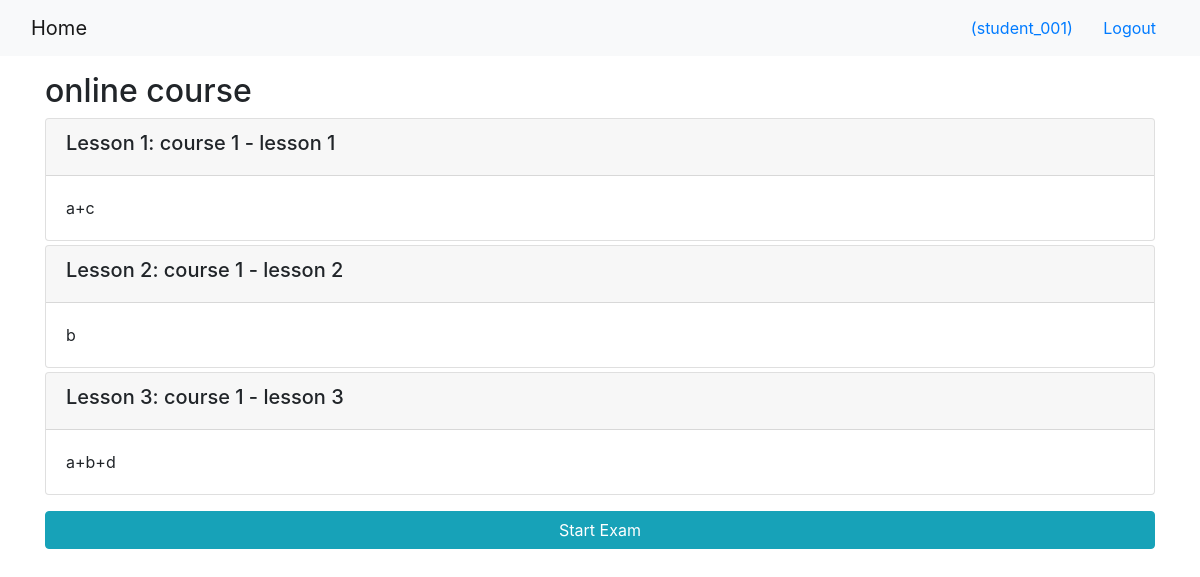
Page /onlinecourse/1/ (signed in) on the committed database.
### onlinecourse/models.py (models this page shows, shortened)
class Course(models.Model):
    name = models.CharField(null=False, max_length=30, default='online course')
    image = models.ImageField(upload_to='course_images/')
    description = models.CharField(max_length=1000)
    pub_date = models.DateField(null=True)
    instructors = models.ManyToManyField(Instructor)
    users = models.ManyToManyField(settings.AUTH_USER_MODEL, through='Enrollment')
    total_enrollment = models.IntegerField(default=0)
    is_enrolled = False

class Lesson(models.Model):
    title = models.CharField(max_length=200, default="title")
    order = models.IntegerField(default=0)
    course = models.ForeignKey(Course, on_delete=models.CASCADE)
    content = models.TextField()

### onlinecourse/views.py (the view)
# urls.py: path('<int:pk>/', views.CourseDetailView.as_view(), name='course_details'),
class CourseDetailView(generic.DetailView):
    model = Course
    template_name = 'onlinecourse/course_detail_bootstrap.html'

### onlinecourse/templates/onlinecourse/course_detail_bootstrap.html (shortened to what this page needs)
<!DOCTYPE html>
<html lang="en">
<head>
    {% load static %}
    <link rel="stylesheet" href="https://maxcdn.bootstrapcdn.com/bootstrap/4.5.2/css/bootstrap.min.css">
</head>
<body>
    <nav class="navbar navbar-light bg-light">
        <div class="container-fluid">
            <div class="navbar-header">
                <a class="navbar-brand" href="{% url 'onlinecourse:index' %}">Home</a>
            </div>
            <ul class="nav navbar-nav navbar-right">
                {% if user.is_authenticated %}
                <li>
                    <a class="btn btn-link" href="#">{{ user.first_name }}({{ user.username }})</a>
                    <a class="btn btn-link" href="{% url 'onlinecourse:logout' %}">Logout</a>
                </li>
                {% endif %}
            </ul>
        </div>
    </nav>
    <div class="container mt-3">
        <h2>{{ course.name }}</h2>
        <div class="card-columns-vertical">
            {% for lesson in course.lesson_set.all %}
                <div class="card mt-1">
                    <div class="card-header"><h5>Lesson {{lesson.order|add:1}}: {{lesson.title}}</h5></div>
                    <div class="card-body">{{lesson.content}}</div>
                </div>
            {% endfor %}
        </div>
    </div>
    <div class="container mt-3 pb-3">
        {% if user.is_authenticated %}
            <button class="btn btn-info" type="button" data-toggle="collapse" data-target="#exam" aria-expanded="false" aria-controls="exam" style="width: 100%">
                Start Exam
            </button>
        {% endif %}
    </div>
</body>
</html>

### rows in the picture
Course: name "online course"
Lesson: order|add "1", title "course 1 - lesson 1", content "a+c"
Lesson: order|add "2", title "course 1 - lesson 2", content "b"
Lesson: order|add "3", title "course 1 - lesson 3", content "a+b+d"

### other values in the picture
{{ user.username }} "student_001"
